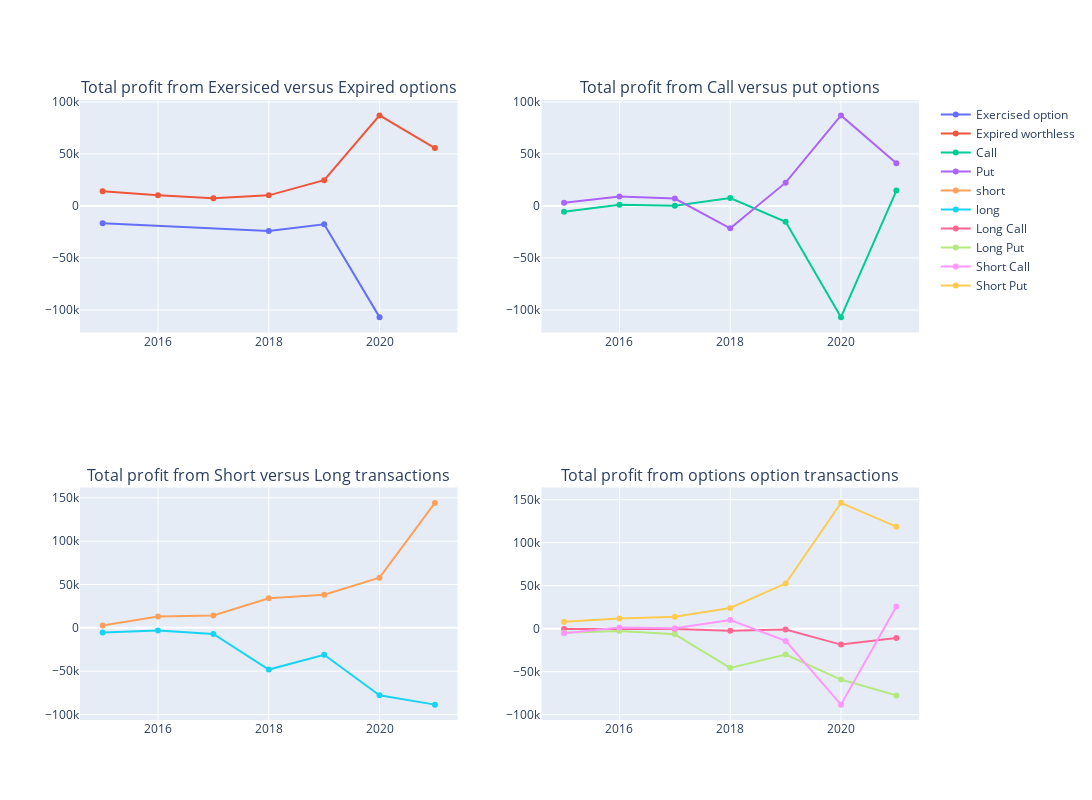

Notebook source saved alongside this figure:
### Code cell
fig = make_subplots(rows=2, cols=2, subplot_titles = ['Total profit from Exersiced versus Expired options', 'Total profit from Call versus put options', 
                                                      'Total profit from Short versus Long transactions', 'Total profit from options option transactions'])

fig.add_trace(go.Line(x=exer["Year"], y=exer["Total Profit/Loss"], name = 'Exercised option'), row=1, col=1)
fig.add_trace(go.Line(x=exp["Year"], y=exp["Total Profit/Loss"], name = 'Expired worthless'), row=1, col=1)

fig.add_trace(go.Line(x=call["Year"], y=call["Total Profit/Loss"], name = 'Call'), row=1, col=2)
fig.add_trace(go.Line(x=put["Year"], y=put["Total Profit/Loss"], name = 'Put'), row=1,col=2)

fig.add_trace(go.Line(x=short["Year"], y=short["Total Profit/Loss"], name = 'short'), row=2, col=1)
fig.add_trace(go.Line(x=long["Year"], y=long["Total Profit/Loss"], name = 'long'), row=2,col=1)

fig.add_trace(go.Line(x=Long_call["Year"], y=Long_call["Total Profit/Loss"], name = 'Long Call'), row=2, col=2)
fig.add_trace(go.Line(x=long_put["Year"], y=long_put["Total Profit/Loss"], name = 'Long Put'),  row=2,col=2)
fig.add_trace(go.Line(x=short_call["Year"], y=short_call["Total Profit/Loss"], name = 'Short Call'), row=2, col=2)
fig.add_trace(go.Line(x=short_put["Year"], y=short_put["Total Profit/Loss"], name = 'Short Put'),  row=2,col=2)

fig.update_layout(height=800, width=1100)
fig.show()

### Figure 1 — Plotly figure (JSON) as saved in the notebook; plotly's stock layout.template omitted (floating-point values rounded to 4 significant figures)
{"data": [{"name": "Exercised option", "type": "scatter", "x": [2015, 2018, 2019, 2020], "xaxis": "x", "y": [-16580.0, -24070.0, -17590.0, -106900.0], "yaxis": "y"}, {"name": "Expired worthless", "type": "scatter", "x": [2015, 2016, 2017, 2018, 2019, 2020, 2021], "xaxis": "x", "y": [14078, 10195, 7314, 10154, 24753, 87071, 55653], "yaxis": "y"}, {"name": "Call", "type": "scatter", "x": [2015, 2016, 2017, 2018, 2019, 2020, 2021], "xaxis": "x2", "y": [-5595.0, 1094, 215, 7591, -15210.0, -106900.0, 14725], "yaxis": "y2"}, {"name": "Put", "type": "scatter", "x": [2015, 2016, 2017, 2018, 2019, 2020, 2021], "xaxis": "x2", "y": [3095.0, 9101, 7099, -21510.0, 22369, 87042, 40928], "yaxis": "y2"}, {"name": "short", "type": "scatter", "x": [2015, 2016, 2017, 2018, 2019, 2020, 2021], "xaxis": "x3", "y": [2700.0, 13153, 14250, 34180.0, 38150.0, 57880.0, 144198], "yaxis": "y3"}, {"name": "long", "type": "scatter", "x": [2015, 2016, 2017, 2018, 2019, 2020, 2021], "xaxis": "x3", "y": [-5200, -2958, -6936, -48103, -30983, -77750.0, -88545], "yaxis": "y3"}, {"name": "Long Call", "type": "scatter", "x": [2015, 2016, 2017, 2018, 2019, 2020, 2021], "xaxis": "x4", "y": [-280, -168, -341, -2508, -945, -18560.0, -10947], "yaxis": "y4"}, {"name": "Long Put", "type": "scatter", "x": [2015, 2016, 2017, 2018, 2019, 2020, 2021], "xaxis": "x4", "y": [-4920, -2790, -6595, -45595, -30038, -59185, -77598], "yaxis": "y4"}, {"name": "Short Call", "type": "scatter", "x": [2015, 2016, 2017, 2018, 2019, 2020, 2021], "xaxis": "x4", "y": [-5315.0, 1262, 556, 10099, -14260.0, -88350.0, 25672], "yaxis": "y4"}, {"name": "Short Put", "type": "scatter", "x": [2015, 2016, 2017, 2018, 2019, 2020, 2021], "xaxis": "x4", "y": [8015.0, 11891, 13694, 24080.0, 52407, 146227, 118526], "yaxis": "y4"}], "layout": {"annotations": [{"font": {"size": 16}, "showarrow": false, "text": "Total profit from Exersiced versus Expired options", "x": 0.225, "xanchor": "center", "xref": "paper", "y": 1, "yanchor": "bottom", "yref": "paper"}, {"font": {"size": 16}, "showarrow": false, "text": "Total profit from Call versus put options", "x": 0.775, "xanchor": "center", "xref": "paper", "y": 1, "yanchor": "bottom", "yref": "paper"}, {"font": {"size": 16}, "showarrow": false, "text": "Total profit from Short versus Long transactions", "x": 0.225, "xanchor": "center", "xref": "paper", "y": 0.375, "yanchor": "bottom", "yref": "paper"}, {"font": {"size": 16}, "showarrow": false, "text": "Total profit from options option transactions", "x": 0.775, "xanchor": "center", "xref": "paper", "y": 0.375, "yanchor": "bottom", "yref": "paper"}], "height": 800, "width": 1100, "xaxis": {"anchor": "y", "autorange": true, "domain": [0, 0.45], "range": [2015.0, 2021.0], "type": "linear"}, "xaxis2": {"anchor": "y2", "autorange": true, "domain": [0.55, 1], "range": [2015.0, 2021.0], "type": "linear"}, "xaxis3": {"anchor": "y3", "autorange": true, "domain": [0, 0.45], "range": [2015.0, 2021.0], "type": "linear"}, "xaxis4": {"anchor": "y4", "autorange": true, "domain": [0.55, 1], "range": [2015.0, 2021.0], "type": "linear"}, "yaxis": {"anchor": "x", "autorange": true, "domain": [0.625, 1], "range": [-121700.0, 101900.0], "type": "linear"}, "yaxis2": {"anchor": "x2", "autorange": true, "domain": [0.625, 1], "range": [-121700.0, 101800.0], "type": "linear"}, "yaxis3": {"anchor": "x3", "autorange": true, "domain": [0, 0.375], "range": [-106300.0, 161900.0], "type": "linear"}, "yaxis4": {"anchor": "x4", "autorange": true, "domain": [0, 0.375], "range": [-106200.0, 164100.0], "type": "linear"}}}
